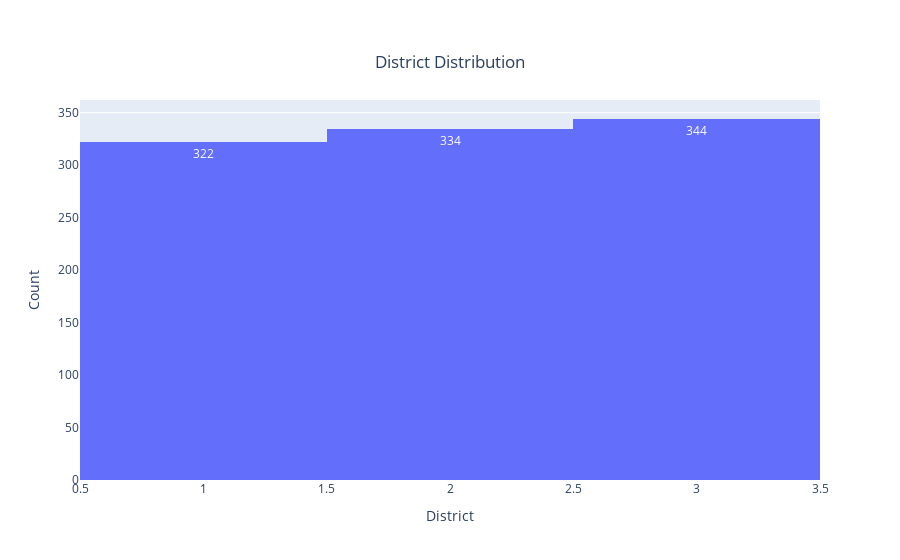

This figure's notebook cell:
### Markdown cell above
## Explotary Data Analysis

### Code cell
# Create a histogram to show the distribution of the 'district' column
district_distribution_fig = px.histogram(
    df,
    x="district",
    title="District Distribution",
    text_auto=True,  # Add text labels to show the count over each bar
)

# Customize the layout for better readability
district_distribution_fig.update_layout(
    xaxis_title="District",
    yaxis_title="Count",
    title={
        "text": "District Distribution",
        "y": 0.9,
        "x": 0.5,
        "xanchor": "center",
        "yanchor": "top",
    },
    xaxis=dict(
        tickmode="array",  # Show only labels without ticks
        showticklabels=True,
        showgrid=False,
        zeroline=False,
    ),
)

# Display the histogram
district_distribution_fig.show()

### Figure 1 — Plotly figure (JSON) as saved in the notebook; plotly's stock layout.template omitted (floating-point values rounded to 4 significant figures; data arrays with more than 128 entries replaced by an {"elided": "..."} marker saying what was removed)
{"data": [{"alignmentgroup": "True", "bingroup": "x", "hovertemplate": "district=%{x}<br>count=%{y}<extra></extra>", "legendgroup": "", "marker": {"color": "#636efa", "pattern": {"shape": ""}}, "name": "", "offsetgroup": "", "orientation": "v", "showlegend": false, "texttemplate": "%{value}", "type": "histogram", "x": {"elided": "1000 int values"}, "xaxis": "x", "yaxis": "y"}], "layout": {"barmode": "relative", "legend": {"tracegroupgap": 0}, "title": {"text": "District Distribution", "x": 0.5, "xanchor": "center", "y": 0.9, "yanchor": "top"}, "xaxis": {"anchor": "y", "domain": [0, 1], "showgrid": false, "showticklabels": true, "tickmode": "array", "title": {"text": "District"}, "zeroline": false}, "yaxis": {"anchor": "x", "domain": [0, 1], "title": {"text": "Count"}}}}
